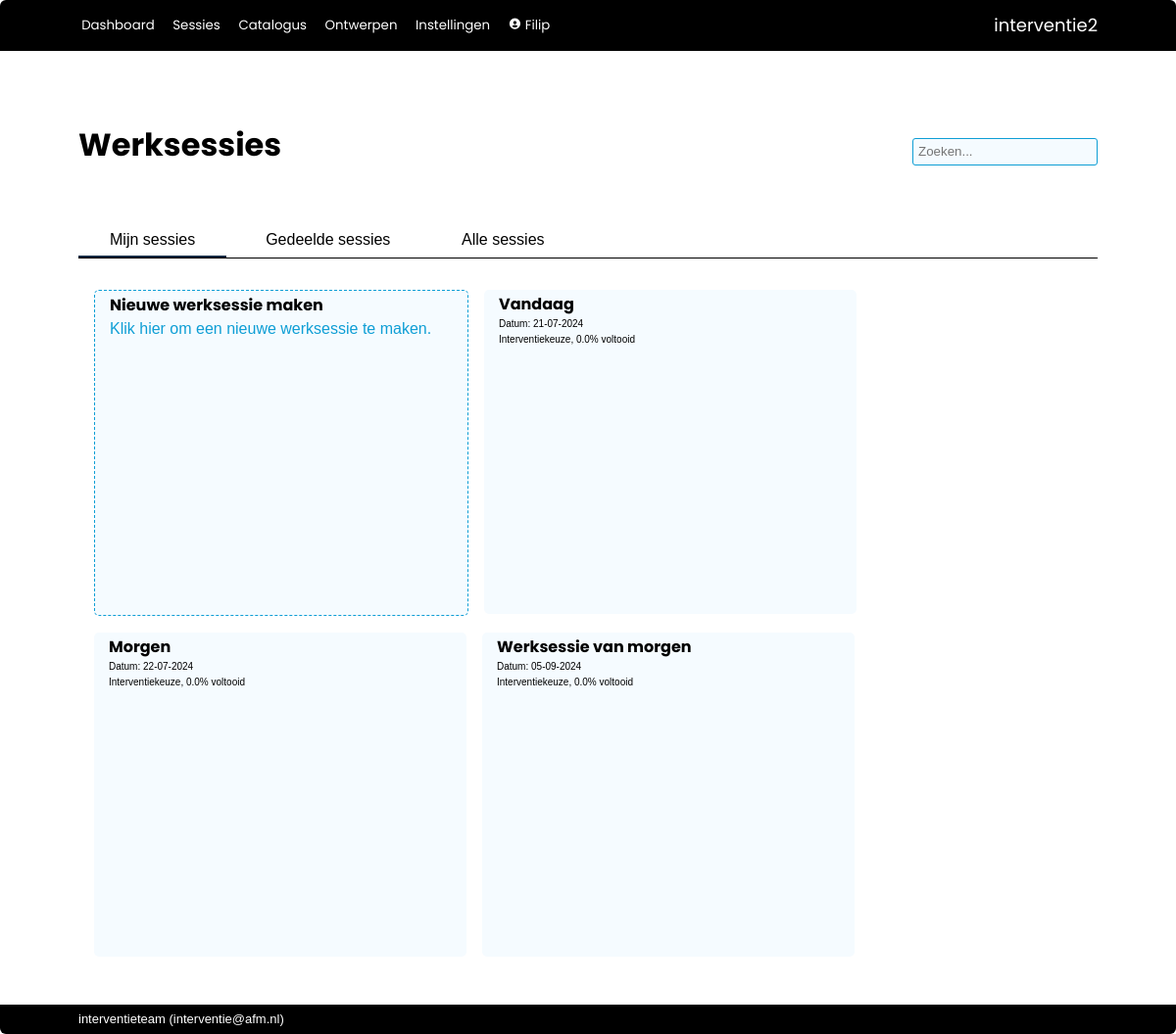
/worksessions (signed in), run on an earlier commit of the app's database.
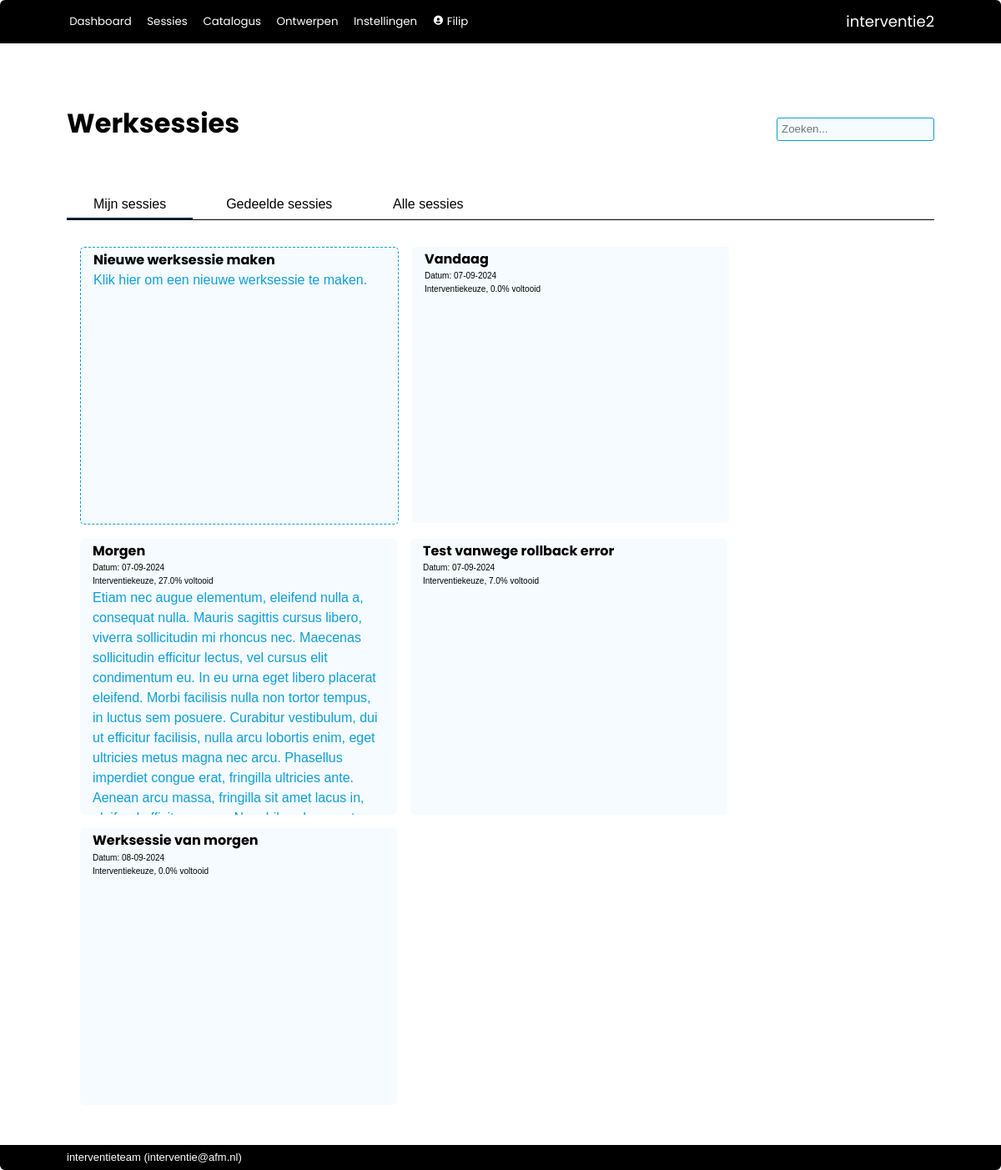
And on a later commit of the database.
### interventie2/models.py (models this page shows, shortened)
class User(db.Model, UserMixin):
    __tablename__ = 'users'
    id            = db.Column(db.Integer, primary_key=True)
    name          = db.Column(db.String(80), nullable=False, unique=True)
    password      = db.Column(db.String(200), nullable=False)
    role_id       = db.Column(db.Integer, db.ForeignKey('roles.id'), nullable=False, default=4) #references roles.id
    description   = db.Column(db.String(2000), nullable=False, default="")
    email         = db.Column(db.String(254))
    link          = db.Column(db.String(1000))
    active        = db.Column(db.Boolean, nullable=False, default=True)
    date_created  = db.Column(db.DateTime(timezone=True), server_default=func.now())
    last_seen     = db.Column(db.DateTime(timezone=True), server_default=func.now())
    role = relationship('Role')
    messages = relationship('Message', back_populates='recipient', foreign_keys="Message.recipient_id", cascade='all, delete-orphan')
    messages_sent = relationship('Message', back_populates='sender', foreign_keys="Message.sender_id")
    worksession = relationship('Worksession', back_populates='creator')
    plan = relationship('Plan', back_populates='creator')
    allowed_worksessions = relationship('Worksession', secondary='worksession_access', back_populates='allowed_users')
    owned_instruments = relationship('Instrument', back_populates='owner')
    def unread_messages(self):
        return sum(1 for message in self.messages if (message.unread) and (message.deliver_after.date() <= date.today()))
    def unread_message_alert(self):
        return self.unread_messages() > 0

class Worksession(db.Model):
    __tablename__ = 'worksessions'
    id            = db.Column(db.Integer, primary_key=True)
    name          = db.Column(db.String(100), nullable=False)
    date_modified = db.Column(db.DateTime(timezone=True), server_default=func.now())
    parent_id     = db.Column(db.Integer, db.ForeignKey('worksessions.id'))
    child_description = db.Column(db.String(2000), nullable=False, default="")
    participants  = db.Column(db.String(500), nullable=False, default="")
    date          = db.Column(db.DateTime(timezone=True))
    project_number= db.Column(db.String(100))
    description   = db.Column(db.String(2000), nullable=False, default="")
    effect        = db.Column(db.String(2000), nullable=False, default="")
    link_to_page  = db.Column(db.String(1000), nullable=False, default="")
    show_instruments = db.Column(db.Boolean, default=True)
    mark_top_instruments = db.Column(db.Integer, nullable=False, default=1)
    show_rest_instruments = db.Column(db.Boolean, default=False)
    show_tags     = db.Column(db.Boolean, default=True)
    presenter_mode_zoom = db.Column(db.Numeric(3,2), nullable=False, default=1.25)
    presenter_mode_color_title = db.Column(db.String(7))
    presenter_mode_text_color_title = db.Column(db.String(7))
    presenter_mode_color_nav = db.Column(db.String(7))
    presenter_mode_text_color = db.Column(db.String(7))
    presenter_mode_text_color_nav = db.Column(db.String(7))
    presenter_mode_color_coll = db.Column(db.String(7))
    presenter_mode_text_color_coll = db.Column(db.String(7))
    presenter_mode_color_highlight = db.Column(db.String(7))
    presenter_mode_text_color_highlight = db.Column(db.String(7))
    presenter_mode_text_color_heading = db.Column(db.String(7))
    presenter_mode_background_color1 = db.Column(db.String(7))
    presenter_mode_background_color2 = db.Column(db.String(7))
    archived      = db.Column(db.Boolean, default=False)
    question_set_id = db.Column(db.Integer, db.ForeignKey('question_sets.id'))
    process_id    = db.Column(db.Integer, db.ForeignKey('processes.id'), nullable=False, default=1)
    enable_voting = db.Column(db.Boolean, default=False)
    voting_key    = db.Column(db.String(6), nullable=False, default=generate_secret_key(6))
    creator_id    = db.Column(db.Integer, db.ForeignKey('users.id'))
    secret_key    = db.Column(db.String(20), nullable=False, default=generate_secret_key())
    parent = relationship('Worksession', remote_side=[id], backref='children')
    creator = relationship('User', back_populates='worksession')
    allowed_users = relationship('User', secondary='worksession_access', back_populates='allowed_worksessions')
    answers = relationship('Answer', back_populates='worksession', cascade='all, delete-orphan')
    votes = relationship('Votes', back_populates='worksession', cascade='all, delete-orphan')
    question_set = relationship('QuestionSet')
    process = relationship('Process')
    plan = relationship('Plan', back_populates='worksession', cascade='all, delete-orphan')
    def completion(self, perc=True):
        given_answers = 0
        for a in self.answers:
            if a.completed():
                given_answers += 1
        if perc:
            return (given_answers/self.question_set.size())*100
        else:
            return given_answers

class QuestionSet(db.Model):
    __tablename__ = 'question_sets'
    id            = db.Column(db.Integer, primary_key=True)
    name          = db.Column(db.String(500), nullable=False)
    description   = db.Column(db.String(2000), nullable=False, default="")
    owner_id      = db.Column(db.Integer, db.ForeignKey('users.id'), nullable=False) #references users.id
    date_created  = db.Column(db.DateTime(timezone=True), server_default=func.now())
    date_modified = db.Column(db.DateTime(timezone=True), server_default=func.now())
    default_process_id = db.Column(db.Integer, db.ForeignKey('processes.id'), nullable=False, default=1)
    default_instruments_visible = db.Column(db.Boolean, nullable=False, default=True)
    default_tags_visible = db.Column(db.Boolean, nullable=False, default=False)
    default_allow_weights = db.Column(db.Boolean, nullable=False, default=False)
    color         = db.Column(db.String(7))
    text_color    = db.Column(db.String(7))
    forbidden_tags = relationship('Tag', secondary='question_set_forbidden_tags')
    mandatory_tags = relationship('Tag', secondary='question_set_mandatory_tags')
    owner = relationship('User')
    default_process = relationship('Process')
    questions = relationship('Question', cascade='all, delete-orphan')
    worksessions = relationship('Worksession', back_populates='question_set', cascade='all, delete-orphan')
    def size(self):
        return len(self.questions)

### interventie2/main/routes.py (the view)
@main.route('/worksessions', methods=['GET', 'POST'])
@login_required
def worksessions():
	worksessions = Worksession.query.order_by(Worksession.date)
	return render_template('main/worksessions.html', worksessions=worksessions)

### interventie2/models.py (called while the page is built)
@login_manager.user_loader
def load_user(user_id):
    return User.query.get(user_id)

    def completed(self, require_motivation=False):
        if require_motivation:
            return (self.motivation>0) and (len(self.selection) > 0)
        else:
            return (len(self.selection) > 0)

### interventie2/main/templates/main/worksessions.html (shortened to what this page needs)
{% extends 'base.html' %}
{% block page_title %}
Werksessies
{% endblock %}
{% block tabs %}
    <button class="tablinks" onclick="switch_tab(event, 'ws_owned')" id="defaultOpen">Mijn sessies</button>
    <button class="tablinks" onclick="switch_tab(event, 'ws_shared')">Gedeelde sessies</button>
    <button class="tablinks" onclick="switch_tab(event, 'ws_all')">Alle sessies</button>
{% endblock %}
{% block body %}
<div id="ws_owned" class="tabcontent">
    <div class="card_area">
        <a href="{{ url_for('main.new_worksession') }}">
            <div class="card new">
                <div class="card_title">
                    Nieuwe werksessie maken
                </div>
                <div class="card_description">
                    Klik hier om een nieuwe werksessie te maken.
                </div>
            </div>
        </a>
        {% for worksession in worksessions | selectattr('parent', 'none') %}
            {% if worksession.archived == false %}
                {% if current_user in worksession.allowed_users or current_user.role.see_all_worksessions %}
                    {% if current_user == worksession.creator %}
                    <a href="{{url_for('main.show_worksession', worksession_id=worksession.id)}}">
                        <div class="card">
                            <div class="card_title">
                                {{ worksession.name}}
                            </div>
                            <div class="card_owner">
                                Datum: {{ worksession.date.strftime('%d-%m-%Y') }}
                            </div>
                            <div class="card_owner">
                                {{ worksession.question_set.name }}, {{ worksession.completion() | round}}% voltooid
                            </div>
                            <div class="card_description">
                                {{ worksession.description | escape | markdown }}
                            </div>
                        </div>
                    </a>
                    {% endif %}
                {% endif %}
            {% endif %}
        {% endfor %}
    </div>
</div>
{% endblock %}

### interventie2/templates/base.html (shortened to what this page needs)
<!DOCTYPE html>
<html lang="en">
    <head>
        <link rel="stylesheet" href="{{ url_for('static', filename='css/styles.css')}}">
        <link href="https://unpkg.com/boxicons@2.1.2/css/boxicons.min.css" rel="stylesheet">
    </head>
    <body>
        {% import 'jinja_macros.html' as macro %}
        <header>
            <div class="logo">{{ config['APP_NAME'] }}</div>
            <div class="modes">
                {% if current_user.is_authenticated %}
                    <button>
                        <a href="{{ url_for('main.index') }}">Dashboard</a>
                    </button>
                    <button>
                        <a href="{{ url_for('main.worksessions') }}">Sessies</a>
                    </button>
                    <button>
                        <a href="{{ url_for('catalog.index') }}">Catalogus</a>
                    </button>
                    {% if current_user.role.edit_questionnaire %}
                        <button>
                            <a href="{{ url_for('tools.index') }}">Ontwerpen</a>
                        </button>
                    {% endif %}
                    {% if current_user.role.edit_users %}
                        <button>
                            <a href="{{ url_for('admin.index') }}">Instellingen</a>
                        </button>
                    {% endif %}
                    <button>
                        <a href="{{ url_for('admin.user', id=current_user.id) }}"><i class='bx bxs-user-circle'></i>
                            {{ current_user.name }}
                        </a>
                    </button>
                {% else %}
                    <button>
                        <a href="{{ url_for('main.login') }}">Login</a>
                    </button>
                {% endif %}
            </div>
        </header>
        <nav>
            <div class="title">{% block page_title %}{% endblock %}</div>
            {% if current_user.is_authenticated %}
                <form action="/analysis/search" method="get" class="search">
                    <input id="search" type="search"  name="q" value="{{ request.args.get('q') or '' }}" placeholder="Zoeken...">
                </form>
            {% endif %}
            <div class="tabs">{% block tabs %}{% endblock %}</div>
        </nav>
        <main>
            <section>{% block body %}{% endblock %}</section>
        </main>
        <footer>{{ config['MAINTAINER'] }} (<a href="mailto:{{ config['MAINTAINER_EMAIL'] }}">{{ config['MAINTAINER_EMAIL'] }}</a>)</footer>
    </body>
</html>

### interventie2/static/css/styles.css (style rules this page uses)
:root { --dark-blue: #0f2841; --light-blue: #0e9ed5; --green: #3b7d23; --highlight: #195fa6; --mid-grey: #0e9ed5; --object: #f5fbff; --alert: red; --button-bg: #176cc2; --button-fg: white; }
html, body { font-family: sans-serif; line-height: 1.5em; padding: 0px; margin: 0px; }
p { padding-top: 0 !important; padding-bottom: 0 !important; margin-top: 0px; margin-bottom: 0px; }
a { color: inherit; text-decoration: none; }
button { border: 1px solid var(--mid-grey); background-color: var(--button-bg); color: var(--button-fg); min-height: 2.2em; border-radius: 3px; min-width: 150px; margin-bottom: 2px; }
button a { text-decoration: none; }
input { border: none; background-color: white;; border: 1px solid var(--mid-grey); font-size: inherit; min-height: 1.7rem; margin-bottom: 2px; }
body { display: grid; height: 100vh; grid-template-rows: min-content min-content auto min-content; grid-template-areas: "header" "nav" "main" "footer"; }
header { grid-area: header; background-color: black; display: grid; grid-template-columns: auto min-content; grid-template-rows: auto; grid-template-areas: "modes logo"; color: white; border-radius: 6px 6px 0px 0px; align-items: center; padding: 0.6rem 5rem; font-family: "Poppins", sans-serif; }
header a { text-decoration: none; }
.logo { grid-area: logo; font-size: large; }
.modes { grid-area: modes; padding: 0px; margin: 0px; }
.modes button { background: inherit; outline: none; cursor: pointer; padding: 0.4rem 0.2rem; margin: 0 0.5rem 0 0; border: none; border-radius: 0px; color: white; font-family: "Poppins", sans-serif; font-size: smaller; min-width: 0; }
.modes a { text-decoration: none; }
nav { grid-area: nav; display: grid; grid-template-columns: 1fr auto; grid-template-areas: "title search" "steps steps" "tabs tabs "; align-items: center; margin: 5rem 5rem 1rem 5rem; }
.title { grid-area: title; font-family: "Poppins", sans-serif; color: black; font-size: xx-large; font-weight: bold; padding: 0 0 1rem 0; line-height: 1em; }
.search { grid-area: search; display: flex; align-items: center; text-decoration: none; border: none; }
.search input { border: none; background-color: var(--object); border: 1px solid var(--mid-grey); border-radius: 3px; padding: 5px; font-size: smaller; height: 1.7rem; }
.tabs { grid-area: tabs; display: flex; padding-top: 3rem; overflow: hidden; font-size: inherit; border-bottom: 1px solid black; }
.tabs button { background: inherit; color: black; outline: none; cursor: pointer; padding: 0rem 2rem 0rem 2rem; margin: 0 0.5rem 0 0; border: none; border-radius: 0px; font-size: inherit; width: auto; border-bottom: solid 2px white; }
.tabs button.active_tab { border-bottom: solid 2px var(--dark-blue); }
main { grid-area: main; padding: 1rem 5rem; display: grid; grid-template-columns: min-content 3fr; grid-template-areas: "aside section "; overflow-y: scroll; }
section { grid-area: section; padding: 0; margin-left: 1rem; margin-right: 1rem; }
footer { grid-area: footer; background-color: black; border-radius: 0px 0px 6px 6px; color: white; align-items: center; padding: 0.2rem 5rem; font-size: small; }
.card_area { display: flex; flex-flow: row wrap; gap: 1rem; padding-bottom: 2rem; }
.tabcontent { width: 100%; }
.card { width: 350px; height: 325px; background-color: var(--object); border-radius: 5px; padding: 0.2em 15px 0.2em 15px; overflow: hidden; scrollbar-width: none; animation: fadeInAnimation ease 0.7s; animation-iteration-count: 1; animation-fill-mode: forwards; }
.card.new { border: 1px dashed var(--mid-grey); }
.card_title { font-family: "Poppins", sans-serif; color: black; font-weight: bold; }
.card_description { color: var(--mid-grey); overflow: hidden; scrollbar-width: none; }
.card_owner { font-size: x-small; line-height: 1rem; }
.card_area a { text-decoration: none; }

What changed in the data, as far as the page shows it:
changed Worksession "Vandaag": date "21-07-2024" → "07-09-2024"
changed Worksession "Morgen": date "22-07-2024" → "07-09-2024"; completion "0.0" → "27.0"; description (not shown) → "Etiam nec augue elementum, eleifend nulla a, consequat nulla. Mauris sagittis cursus libero, viverra sollicitudin mi rhoncus nec. Maecenas sollicitudin efficitur lectus, vel cursus elit condimentum eu. In eu urna eget libero placerat eleifend. Morbi facilisis nulla non tortor tempus, in luctus sem posuere. Curabitur vestibulum, dui ut efficitur facilisis, nulla arcu lobortis enim, eget ultricies metus magna nec arcu. Phasellus imperdiet congue erat, fringilla ultricies ante. Aenean arcu massa, fringilla sit amet lacus in,…"
added Worksession: name "Test vanwege rollback error", date "07-09-2024", question_set.name "Interventiekeuze", completion "7.0"
changed Worksession "Werksessie van morgen": date "05-09-2024" → "08-09-2024"
